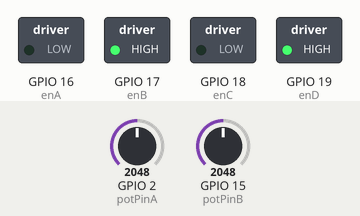
Bench run of a sketch on a simulated ESP32. Parts: switched loads named in the sketch (green lamp = pin HIGH). The inputs (shaded band) are chosen by the test bench; at power-on: GPIO 15 (potPinB) = 2048, GPIO 2 (potPinA) = 2048.

Above: at 1.2 s.
1.3 s: GPIO 15 (potPinB) set to 2424
2.8 s: GPIO 15 (potPinB) set to 2530
At 4.0 s:
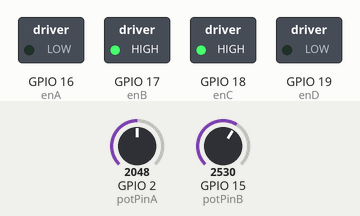
4.3 s: GPIO 2 (potPinA) set to 1799
5.8 s: GPIO 2 (potPinA) set to 1691
At 6.5 s:
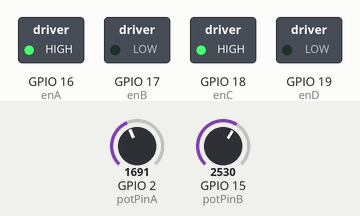
7.3 s: GPIO 15 (potPinB) set to 2047
At 7.6 s:
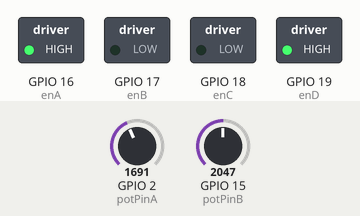
8.8 s: GPIO 15 (potPinB) set to 2866
At 9.9 s:
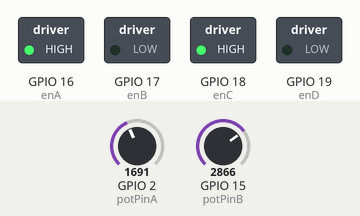
Timing chart, 0 to 11.3 s (numbered marks = the images above; inputs shaded):
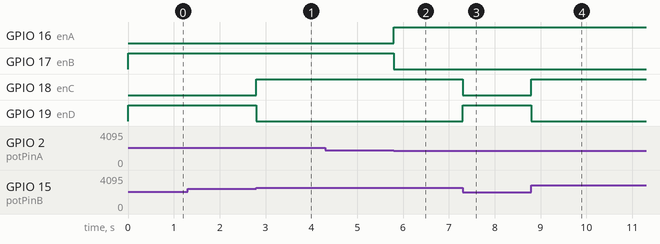

The sketch:

6_modeA_GerakMobileRobot.ino
```cpp
const int potPinA = 2;                            // sensor kiri
const int potPinB = 15;                             // sensor kanan
int sensor_kiri;                                    // deklarasi variable sensor kiri
int sensor_kanan;                                   // deklarasi variable sensor kanan

float voltage_kiri;                                 // deklarasi variabel voltage dari sensor kiri
float voltage_kanan;                                // deklarasi variabel voltage dari sensor kanan
float vth_kanan=2.0;                                   //deklarasi variabel threshold voltage dari sensor kanan
float vth_kiri=1.4;                                  //deklarasi variabel threshold voltage dari sensor kiri

boolean warna_kanan;
boolean warna_kiri;
char* table_warna[]={"hitam", "putih"};

uint8_t enC = 18; // mot kiri
uint8_t enD = 19; // mot kiri

uint8_t enA = 16; // mot kanan
uint8_t enB = 17;// mot kanan

void setup() {

  /*Konfigurasi port UART untuk komunikasi serial pada: 115200bps-N-8-1*/
  Serial.begin(115200);


  ledcAttachPin(enC, 1);
  ledcAttachPin(enD, 2);
  ledcAttachPin(enA, 3);
  ledcAttachPin(enB, 4);
                                                      // channels 0-15, resolution 1-16 bits, freq limits depend on resolution
                                                      // ledcSetup(uint8_t channel, uint32_t freq, uint8_t resolution_bits);
  ledcSetup(1, 12000, 8);                             // 12 kHz PWM, 8-bit resolution
  ledcSetup(2, 12000, 8);
  ledcSetup(3, 12000, 8);                             // 12 kHz PWM, 8-bit resolution
  ledcSetup(4, 12000, 8);
}

void loop() {
  // ledcWrite(3, 255);
   //ledcWrite(4, 0);
 //  ledcWrite(1, 255);
 //  ledcWrite(2, 0);
  /// Baca data ADC pada 2 sensor
  read_voltage_all_sensor();                        // return voltage_kiri(v)  dan  voltage_kanan(v)
  deteksi_warna();                                 // warna_kanan(0--> hitam/1--> putih)  warna_kiri(0--> hitam/1--> putih)

  aksi_motor();
}
```

fungsi_fungsi.ino
```cpp
void aksi_motor()
{
  if(warna_kiri==0 && warna_kanan==0)
  {maju();}
  else if(warna_kiri==0 && warna_kanan==1)
  {kiri();}
  else if(warna_kiri==1 && warna_kanan==0)
  {kanan();}
  else{
  mundur();
  }
 }


void read_voltage_all_sensor()
{
  sensor_kiri=analogRead(potPinA);                // Baca data ADC dari potpinA ditampung di variabel sensor_kiri
  sensor_kanan=analogRead(potPinB);               // Baca data ADC dari potpinA ditampung di variabel sensor_kanan
  voltage_kiri=convert_to_voltage(sensor_kiri);
  voltage_kanan=convert_to_voltage(sensor_kanan);
  }

void deteksi_warna()
{
  // mencari keputusan sensor mendeteksi warna hitam atau putih
  if(voltage_kanan >= vth_kanan) warna_kanan=1; // putih=1  hitam=0
  else
    warna_kanan=0;

  if(voltage_kiri >= vth_kiri) warna_kiri=1;
  else
    warna_kiri=0;
  // hasil keluarannya kalau putih=1 kalauhitam=0

  }


float convert_to_voltage(int xx)
{ float temp;
  temp = xx * (3.3 / 4096.0);
  return temp;
  }


void maju()
{
  ledcWrite(1, 0);
  ledcWrite(2, 255);
  ledcWrite(3, 255);
  ledcWrite(4, 0);
  }

 void kanan()
 {
   ledcWrite(3, 0);
   ledcWrite(4, 255);
   ledcWrite(1, 0);
   ledcWrite(2, 255);

  }
 void kiri()
 {
   ledcWrite(3, 255);
   ledcWrite(4, 0);
   ledcWrite(1, 255);
   ledcWrite(2, 0);
  }

  void mundur()
  {

   ledcWrite(1, 255);
   ledcWrite(2, 0);
   ledcWrite(3, 0);
   ledcWrite(4, 255);
    }
```

Measured:
- the behaviour switches between 2482 and 2483 on GPIO 15 (potPinB) (found by bisection; images 0 and 1)
- the behaviour switches between 1738 and 1737 on GPIO 2 (potPinA) (found by bisection; images 1 and 2)
- after the input at 1.3 s, every drawn part: stays the same
- after the input at 2.8 s, GPIO 18 (enC): LOW → HIGH at once; GPIO 19 (enD): HIGH → LOW at once
- after the input at 4.3 s, every drawn part: stays the same
- after the input at 5.8 s, GPIO 16 (enA): LOW → HIGH at once; GPIO 17 (enB): HIGH → LOW at once
- after the input at 7.3 s, GPIO 18 (enC): HIGH → LOW at once; GPIO 19 (enD): LOW → HIGH at once
- after the input at 8.8 s, GPIO 18 (enC): LOW → HIGH at once; GPIO 19 (enD): HIGH → LOW at once
